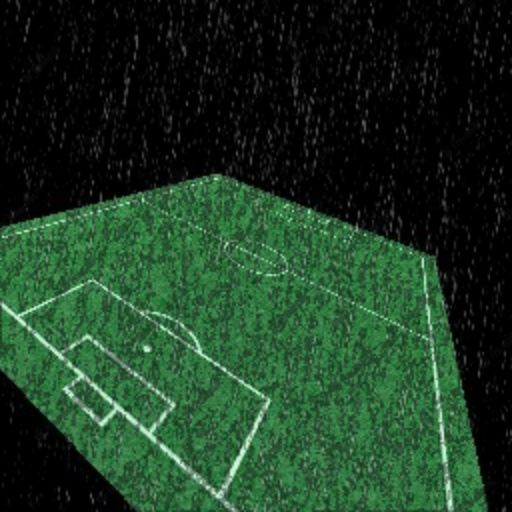
#> input picture resources/overlays/examples/img1.jpg, 512 x 512 px, given in place of img1723.jpg, which was not available
$ python test.py
#> lines starting #> are read from the running program, lines starting #| are printed output that depends on the picture; after the words box and inside, x2 and y2 are one past the last pixel; in counts of white or black regions, pixels touching at a corner belong together; pictures that were not available may be replaced by others from this repository, and a replacement may not be noted


overlays = [ 'distortion.jpg',
             'dust.jpg',
             'noise01.jpg',
             'noise02.jpg',
             'rain01.jpg',
             'rain02.jpg',
             'rain03.jpg',
             'snow01.jpg',
             'snow02.jpg' ]

outputfolder = './examples/'

# each path has 3000 .jpg images 'img1.jpg'... 'img2.jpg', ...
inputpaths = [ '../../trainingdata/01-basic/trainingdata/trainingimages/',
               '../../trainingdata/02-randombackgrounds/trainingdata/trainingimages/',
               '../../trainingdata/03-lighting/trainingdata/trainingimages/' ]

# generate 100 test examples and put in the output folder
numexamples = 100


import cv2
import numpy as np
import random

for n in range(0, numexamples):

    rpath = inputpaths[ random.randint(0, len(inputpaths)-1 ) ]
    rimg  = 'img' + str(random.randint(1,3000-1)) + '.jpg'

    inputimage = rpath + rimg
    noiseimage = overlays[ random.randint(0, len(overlays)-1 ) ]

    # Loading our images
    # Background/Input image
    background = cv2.imread( inputimage ) # e.g. test.jpg
#> background is the input picture: shape (512, 512, 3); mean B, G, R 35, 57.4, 28.7

    # Overlay image
    overlay_image = cv2.imread( noiseimage ) # e.g., noise01.jpg
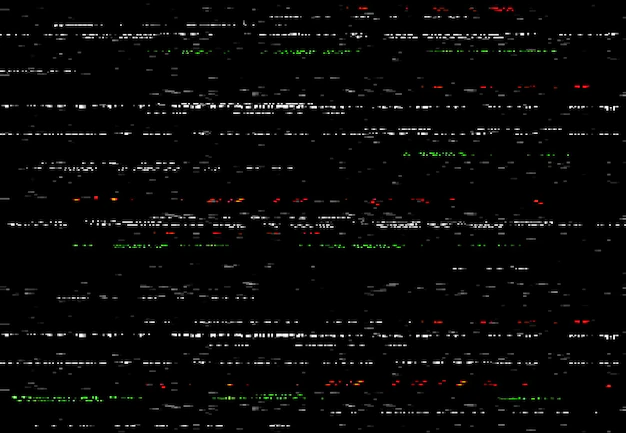
#> input picture resources/overlays/distortion.jpg, 626 x 433 px
#> overlay_image is the input picture: shape (433, 626, 3); mean B, G, R 7.2, 7.6, 7.7

    # Resize the overlay image to match the bg image dimensions
    overlay_image = cv2.resize(overlay_image, (256, 256))
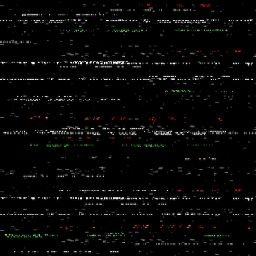
#> overlay_image: shape (256, 256, 3); mean B, G, R 7.2, 7.7, 7.7
    h, w = overlay_image.shape[:2]
#> h = 256; w = 256

    # Create a new np array
    shapes = np.zeros_like(background, np.uint8)

    # Put the overlay at the bottom-right corner
    shapes[background.shape[0]-h:, background.shape[1]-w:] = overlay_image
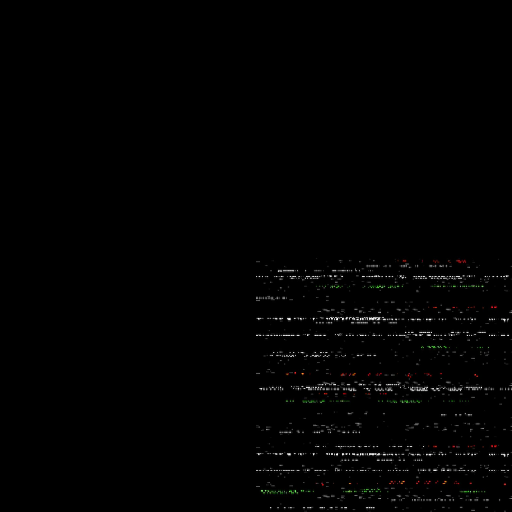
#> shapes: shape (512, 512, 3); mean B, G, R 1.8, 1.9, 1.9

    # Change this into bool to use it as mask
    mask = shapes.astype(bool)
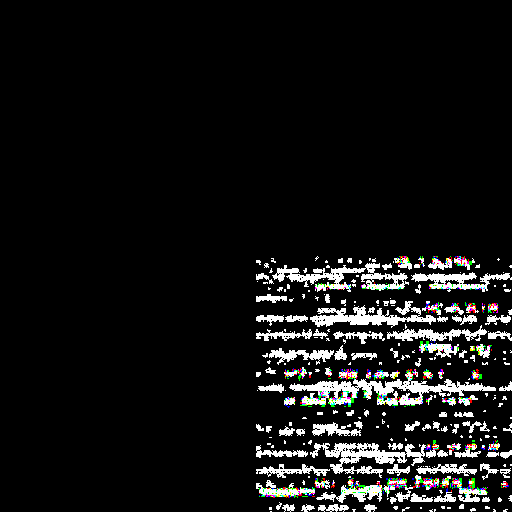
#> mask: shape (512, 512, 3) bool; mean B, G, R 0.0768, 0.0783, 0.0777


    alpha = random.uniform(0.1, 0.5) # e.g. 0.2
    # Create a copy of the image to work with
    bg_img = background.copy()
    # Create the overlay
    bg_img[mask] = cv2.addWeighted(bg_img,
                                   1 - alpha,
                                   shapes,
                                   alpha, 0)[mask]
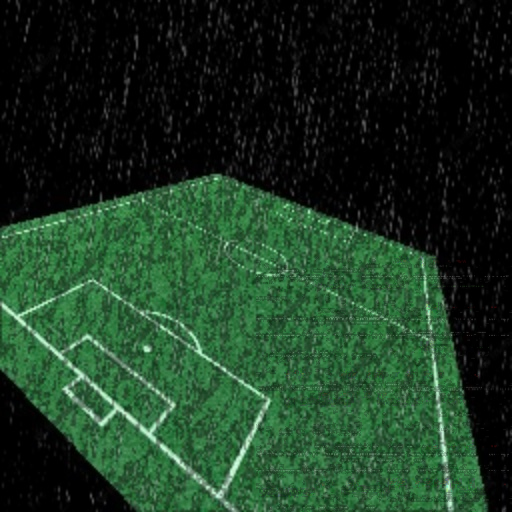
#> bg_img: shape (512, 512, 3); 7.98% of pixels changed, all inside (x1, y1, x2, y2) = (256, 256, 512, 512)

    # resize the image before displaying
    bg_img = cv2.resize(bg_img, (512, 512))
    # cv2.imshow('Final Overlay', bg_img)
    # cv2.waitKey(0)

    filename = outputfolder + 'img' + str(n) + '.jpg'
    cv2.imwrite(filename, bg_img)
#> pass 2 of the loop `for n in range(0, numexamples):`:
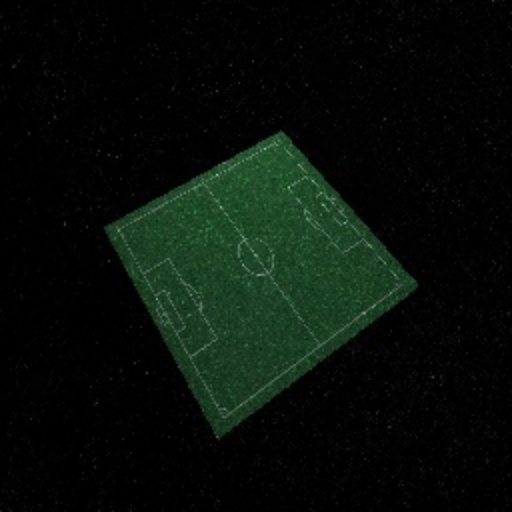
#> input picture resources/overlays/examples/img2.jpg, 512 x 512 px, given in place of img1991.jpg, which was not available
#> background is the input picture: shape (512, 512, 3); mean B, G, R 9.5, 15.1, 7.9
#> `mask = shapes.astype(bool)`:
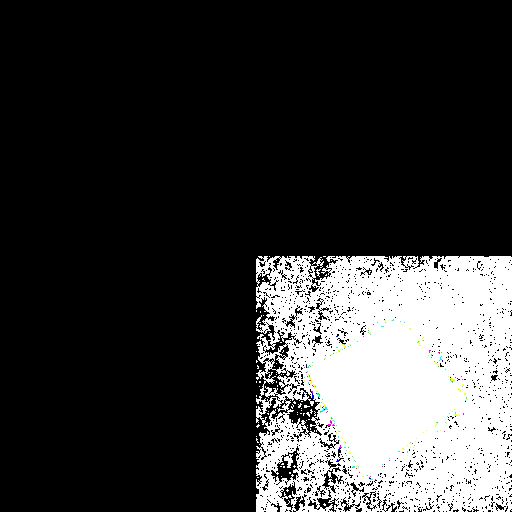
#> mask: shape (512, 512, 3) bool; mean B, G, R 0.216, 0.216, 0.216
#> `bg_img[mask] = cv2.addWeighted(bg_img, 1 - alpha, shapes, alpha, 0)[ma..`:
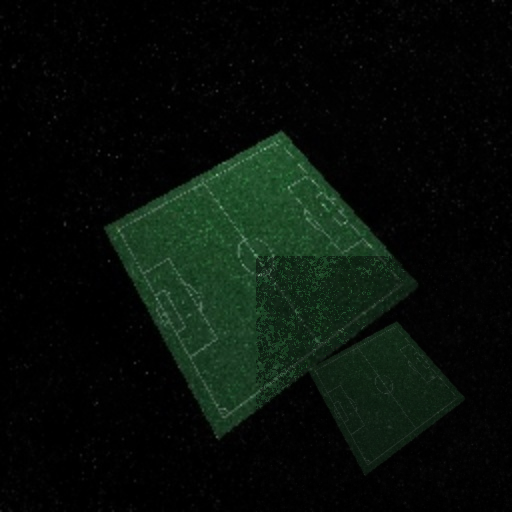
#> bg_img: shape (512, 512, 3); 15.63% of pixels changed, all inside (x1, y1, x2, y2) = (256, 256, 512, 512)
#> pass 3 of the loop `for n in range(0, numexamples):`:
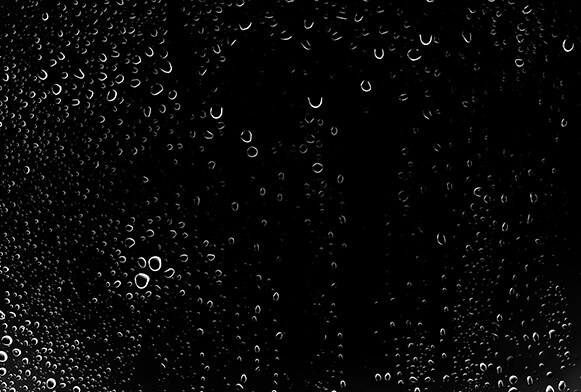
#> input picture resources/overlays/rain02.jpg, 581 x 392 px
#> overlay_image is the input picture: shape (392, 581, 3); min 0, max 255, mean 8.3
#> `overlay_image = cv2.resize(overlay_image, (256, 256))`:
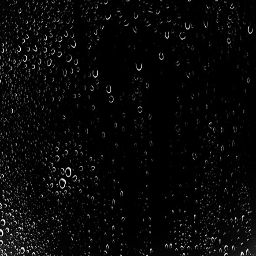
#> overlay_image: shape (256, 256, 3); min 0, max 255, mean 8.3
#> (the run stopped early here; a loop or call above may not have finished)
